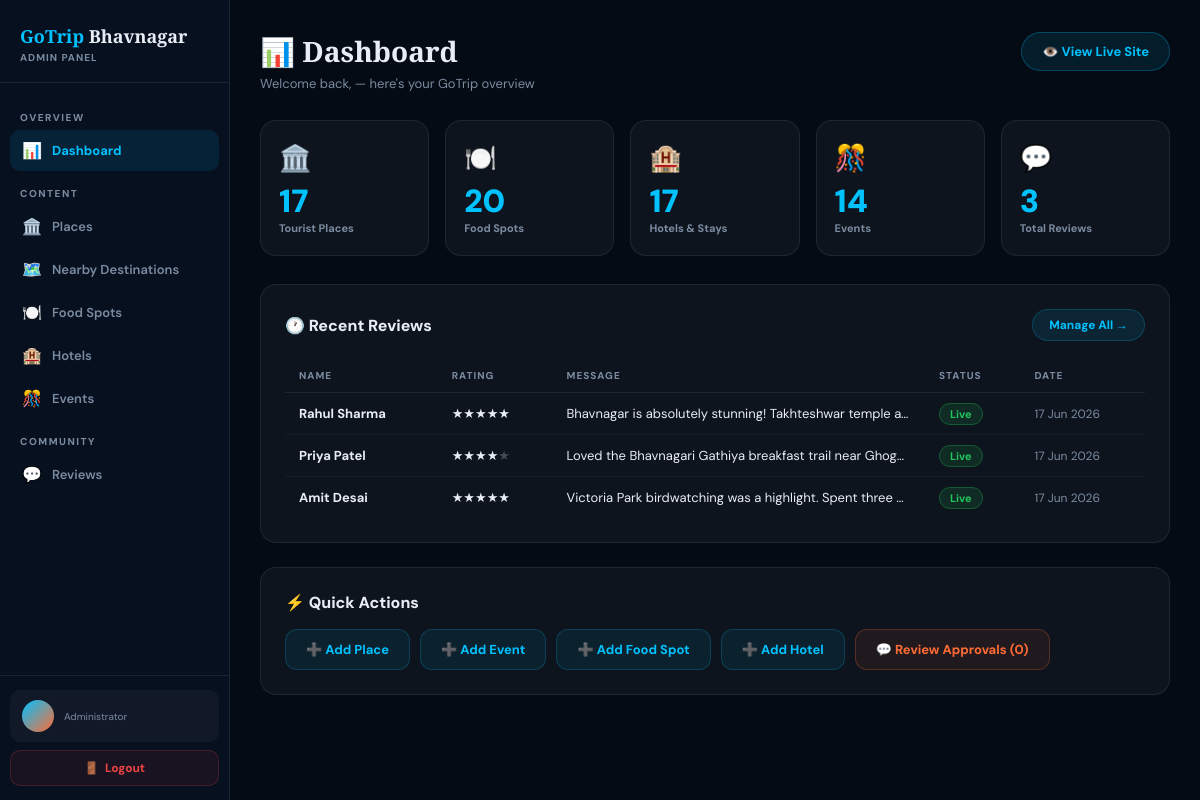
Screenshot of /admin/dashboard.php (signed in) with the database file from the repository.
### tables this page shows
CREATE TABLE IF NOT EXISTS reviews (
  id         INT AUTO_INCREMENT PRIMARY KEY,
  name       VARCHAR(100) NOT NULL,
  rating     TINYINT NOT NULL,
  message    TEXT NOT NULL,
  image_path VARCHAR(300) NULL DEFAULT NULL,
  approved   TINYINT DEFAULT 0,
  created_at DATETIME DEFAULT CURRENT_TIMESTAMP
);

### admin/dashboard.php (the view, shortened to what this page needs)
<?php
require_once '../db.php';
$places_count  = $conn->query("SELECT COUNT(*) FROM places WHERE visible=1")->fetch_row()[0];
$foods_count   = $conn->query("SELECT COUNT(*) FROM foods  WHERE visible=1")->fetch_row()[0];
$hotels_count  = $conn->query("SELECT COUNT(*) FROM hotels WHERE visible=1")->fetch_row()[0];
$events_count  = $conn->query("SELECT COUNT(*) FROM events WHERE visible=1")->fetch_row()[0];
$reviews_total = $conn->query("SELECT COUNT(*) FROM reviews")->fetch_row()[0];
$reviews_pend  = $conn->query("SELECT COUNT(*) FROM reviews WHERE approved=0")->fetch_row()[0];
$recent_reviews= $conn->query("SELECT * FROM reviews ORDER BY created_at DESC LIMIT 5");
?>
<!DOCTYPE html>
<html lang="en">
<head>
</head>
<body>
<?php include 'sidebar.php'; ?>
<div class="main">
  <div class="top-bar">
    <div>
      <h1 class="page-title">📊 Dashboard</h1>
      <p class="page-sub">Welcome back, <strong><?= htmlspecialchars($_SESSION['admin_username']) ?></strong> — here's your GoTrip overview</p>
    </div>
    <a href="../index.php" class="btn-view-site" target="_blank">👁️ View Live Site</a>
  </div>
  <div class="stats-grid">
    <div class="stat-card" onclick="window.location='places.php'" style="cursor:pointer">
      <div class="stat-icon">🏛️</div>
      <div class="stat-val"><?= $places_count ?></div>
      <div class="stat-lbl">Tourist Places</div>
    </div>
    <div class="stat-card" onclick="window.location='foods.php'" style="cursor:pointer">
      <div class="stat-icon">🍽️</div>
      <div class="stat-val"><?= $foods_count ?></div>
      <div class="stat-lbl">Food Spots</div>
    </div>
    <div class="stat-card" onclick="window.location='hotels.php'" style="cursor:pointer">
      <div class="stat-icon">🏨</div>
      <div class="stat-val"><?= $hotels_count ?></div>
      <div class="stat-lbl">Hotels & Stays</div>
    </div>
    <div class="stat-card" onclick="window.location='events.php'" style="cursor:pointer">
      <div class="stat-icon">🎊</div>
      <div class="stat-val"><?= $events_count ?></div>
      <div class="stat-lbl">Events</div>
    </div>
    <div class="stat-card" onclick="window.location='reviews.php'" style="cursor:pointer;<?= $reviews_pend>0 ? 'border-color:rgba(255,107,53,0.5)' : '' ?>">
      <div class="stat-icon">💬</div>
      <div class="stat-val"><?= $reviews_total ?></div>
      <div class="stat-lbl">Total Reviews</div>
    </div>
  </div>
  <div class="section-card">
    <div class="section-card-header">
      <h2 class="section-card-title">🕐 Recent Reviews</h2>
      <a href="reviews.php" class="btn-sm">Manage All →</a>
    </div>
    <div class="table-wrap">
      <table class="data-table">
        <thead><tr><th>Name</th><th>Rating</th><th>Message</th><th>Status</th><th>Date</th></tr></thead>
        <tbody>
          <?php while($rv=$recent_reviews->fetch_assoc()): ?>
          <tr>
            <td><strong><?= htmlspecialchars($rv['name']) ?></strong></td>
            <td><?= str_repeat('★',$rv['rating']) ?><span style="opacity:.25"><?= str_repeat('★',5-$rv['rating']) ?></span></td>
            <td style="max-width:280px;overflow:hidden;text-overflow:ellipsis;white-space:nowrap"><?= htmlspecialchars(substr($rv['message'],0,80)) ?>…</td>
            <td><?= $rv['approved'] ? '<span class="badge-approved"> Live</span>' : '<span class="badge-pending"> Pending</span>' ?></td>
            <td style="color:var(--muted);font-size:12px"><?= date('d M Y', strtotime($rv['created_at'])) ?></td>
          </tr>
          <?php endwhile; ?>
        </tbody>
      </table>
    </div>
  </div>
  <div class="section-card">
    <h2 class="section-card-title" style="margin-bottom:16px">⚡ Quick Actions</h2>
    <div class="quick-actions">
      <a href="places.php?action=add" class="qa-btn">➕ Add Place</a>
      <a href="events.php?action=add" class="qa-btn">➕ Add Event</a>
      <a href="foods.php?action=add"  class="qa-btn">➕ Add Food Spot</a>
      <a href="hotels.php?action=add" class="qa-btn">➕ Add Hotel</a>
      <a href="reviews.php?filter=pending" class="qa-btn qa-btn-orange">💬 Review Approvals (<?= $reviews_pend ?>)</a>
    </div>
  </div>
</div>
</body>
</html>

### rows the page displays
reviews: name "Rahul Sharma", rating "★★★★★", message "Bhavnagar is absolutely stunning! Takhteshwar temple a…", approved "Live", created_at "17 Jun 2026"
reviews: name "Priya Patel", rating "★★★★", rating "★", message "Loved the Bhavnagari Gathiya breakfast trail near Ghog…", approved "Live", created_at "17 Jun 2026"
reviews: name "Amit Desai", rating "★★★★★", message "Victoria Park birdwatching was a highlight. Spent three…", approved "Live", created_at "17 Jun 2026"

### other values shown
$icon "📊 🏛️ 🗺️ 🍽️ 🏨 🎊 💬"
$label "Dashboard Places Nearby Destinations Food Spots Hotels Events Reviews"
$places_count "17"
$foods_count "20"
$hotels_count "17"
$events_count "14"
$reviews_total "3"
$reviews_pend "0"
